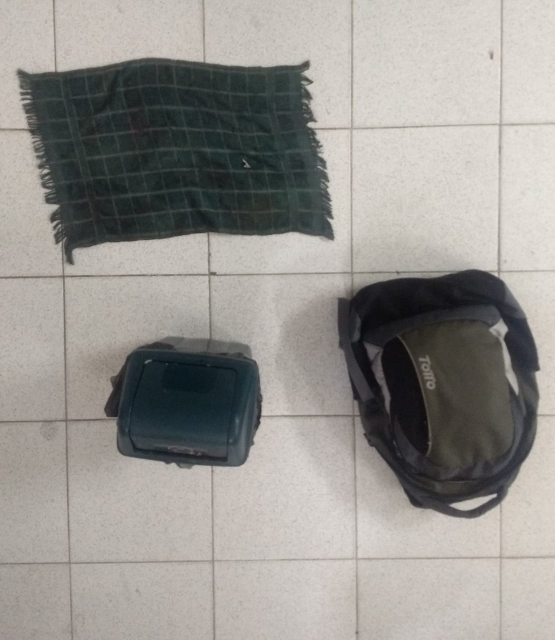
#> input picture 2.jpeg, 1109 x 1280 px, found by its file name (shown at 1/2 size)
$ jupyter execute --allow-errors Resize.ipynb
#> lines starting #> are read from the running program, lines starting #| are printed output that depends on the picture
<a href="https://colab.research.google.com/github/Serbeld/MiniCursoVisionArtificial/blob/master/Resize.ipynb" target="_parent"></a>

[cell 1]
import matplotlib.pyplot as plt
import numpy as np
import cv2

from google.colab import drive
drive.mount('/content/drive')

[cell 2]
methods = ['Original','INTER_NEAREST','Original','INTER_LINEAR','Original', 'INTER_AREA','Original','INTER_CUBIC']

grid = cv2.imread("/content/drive/My Drive/2.jpeg")
#> grid is the input picture: shape (1280, 1109, 3); mean B, G, R 143.4, 147.8, 150.5

gridshape = np.array(grid)
#print(gridshape.shape)

fig, axes = plt.subplots(2, 4, figsize=(16, 8),
                         subplot_kw={'xticks': [], 'yticks': []})

#1k to 500x500px
num_size_max = int((500/1080)*(gridshape.shape[0]))
#> num_size_max = 592
print(num_size_max)
#| 592

size = (num_size_max,num_size_max)
#> size = (592, 592)

for ax, interp_method in zip(axes.flat, methods):
    if interp_method == 'Original':
      grid2 = grid

    if interp_method == 'INTER_NEAREST':
      grid2 = cv2.resize(grid, size,interpolation = cv2.INTER_NEAREST)

    if interp_method == 'INTER_LINEAR':
      grid2 = cv2.resize(grid, size,interpolation = cv2.INTER_LINEAR)

    if interp_method == 'INTER_AREA':
      grid2 = cv2.resize(grid, size,interpolation = cv2.INTER_AREA)

    if interp_method == 'INTER_CUBIC':
      grid2 = cv2.resize(grid, size,interpolation = cv2.INTER_CUBIC)

    grid2 = np.array(grid2)
    ax.imshow(grid2)
    ax.set_title(interp_method)

plt.show()
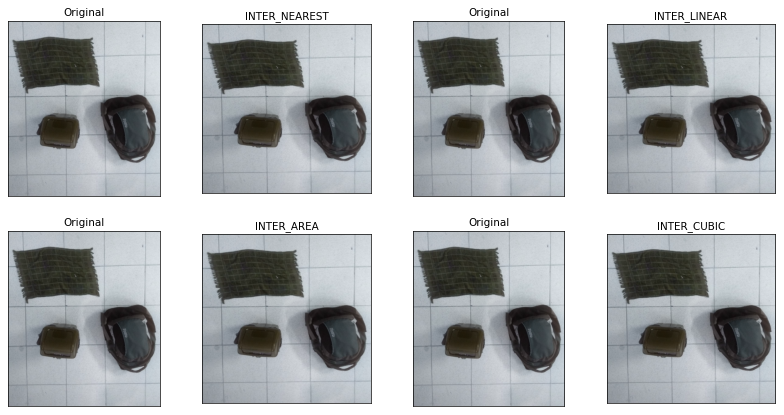
#> figure drawn by matplotlib, 8 panels; B, G, R data is drawn as R, G, B

[cell 3]
methods = ['Original','INTER_NEAREST','Original','INTER_LINEAR','Original', 'INTER_AREA','Original','INTER_CUBIC']

fig, axes = plt.subplots(2, 4, figsize=(16, 8),
                         subplot_kw={'xticks': [], 'yticks': []})

#1k to 500x500px
num_size_max = int((500/1080)*(gridshape.shape[0]))
print(num_size_max)
#| 592

size = (num_size_max,num_size_max)

aporcent = int(num_size_max*0.4)
#> aporcent = 236
bporcent = int(num_size_max*1)
#> bporcent = 592
cporcent = int(num_size_max*0.1)
#> cporcent = 59
dporcent = int(num_size_max*0.7)
#> dporcent = 414

for ax, interp_method in zip(axes.flat, methods):
    if interp_method == 'Original':
      grid2 = grid[int((aporcent/num_size_max)*426):int((bporcent/num_size_max)*426),
                   int((cporcent/num_size_max)*426):int((dporcent/num_size_max)*426)]

    if interp_method == 'INTER_NEAREST':
      grid2 = cv2.resize(grid, size,interpolation = cv2.INTER_NEAREST)
      grid2 = grid2[aporcent:bporcent,cporcent:dporcent]

    if interp_method == 'INTER_LINEAR':
      grid2 = cv2.resize(grid, size,interpolation = cv2.INTER_LINEAR)
      grid2 = grid2[aporcent:bporcent,cporcent:dporcent]

    if interp_method == 'INTER_AREA':
      grid2 = cv2.resize(grid, size,interpolation = cv2.INTER_AREA)
      grid2 = grid2[aporcent:bporcent,cporcent:dporcent]

    if interp_method == 'INTER_CUBIC':
      grid2 = cv2.resize(grid, size,interpolation = cv2.INTER_CUBIC)
      grid2 = grid2[aporcent:bporcent,cporcent:dporcent]

    grid2 = np.array(grid2)
    ax.imshow(grid2)
    ax.set_title(interp_method)
#> this loop made 8 passes
#> pass 1, `grid2 = grid[int((aporcent/num_size_max)*426):int((bporcent/num_size_m..`:
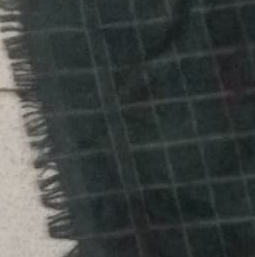
#> grid2: shape (257, 255, 3); mean B, G, R 64.9, 66.6, 61.5

plt.show()
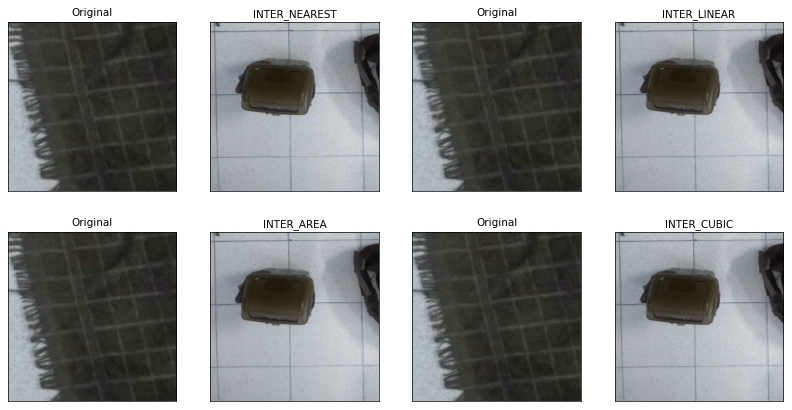
#> figure drawn by matplotlib, 8 panels; B, G, R data is drawn as R, G, B

[cell 4]
methods = ['Original','INTER_NEAREST','Original','INTER_LINEAR','Original', 'INTER_AREA','Original','INTER_CUBIC']

fig, axes = plt.subplots(2, 4, figsize=(16, 8),
                         subplot_kw={'xticks': [], 'yticks': []})

#1k to 500x500px
num_size_max = int((500/1080)*(gridshape.shape[0]))
print(num_size_max)
#| 592

size = (num_size_max,num_size_max)

aporcent = int(num_size_max*0.7)
#> aporcent = 414
bporcent = int(num_size_max*0.9)
#> bporcent = 532
cporcent = int(num_size_max*0.3)
#> cporcent = 177
dporcent = int(num_size_max*0.5)
#> dporcent = 296

for ax, interp_method in zip(axes.flat, methods):
    if interp_method == 'Original':
      grid2 = grid[int((aporcent/num_size_max)*426):int((bporcent/num_size_max)*426),
                   int((cporcent/num_size_max)*426):int((dporcent/num_size_max)*426)]

    if interp_method == 'INTER_NEAREST':
      grid2 = cv2.resize(grid, size,interpolation = cv2.INTER_NEAREST)
      grid2 = grid2[aporcent:bporcent,cporcent:dporcent]

    if interp_method == 'INTER_LINEAR':
      grid2 = cv2.resize(grid, size,interpolation = cv2.INTER_LINEAR)
      grid2 = grid2[aporcent:bporcent,cporcent:dporcent]

    if interp_method == 'INTER_AREA':
      grid2 = cv2.resize(grid, size,interpolation = cv2.INTER_AREA)
      grid2 = grid2[aporcent:bporcent,cporcent:dporcent]

    if interp_method == 'INTER_CUBIC':
      grid2 = cv2.resize(grid, size,interpolation = cv2.INTER_CUBIC)
      grid2 = grid2[aporcent:bporcent,cporcent:dporcent]

    grid2 = np.array(grid2)
    ax.imshow(grid2)
    ax.set_title(interp_method)

plt.show()
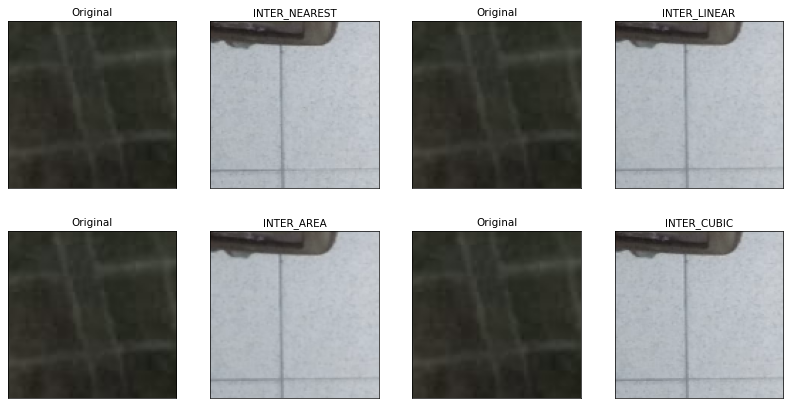
#> figure drawn by matplotlib, 8 panels; B, G, R data is drawn as R, G, B

[cell 5]
methods = ['Original','INTER_NEAREST','Original','INTER_LINEAR','Original', 'INTER_AREA','Original','INTER_CUBIC']

fig, axes = plt.subplots(2, 4, figsize=(16, 8),
                         subplot_kw={'xticks': [], 'yticks': []})

grid = cv2.imread("/content/drive/My Drive/2.jpeg")

gridshape = np.array(grid)
#print(gridshape.shape)

#2k to 500x500px
num_size_max = int((500/2048)*(gridshape.shape[0]))
#> num_size_max = 312
print(num_size_max)
#| 312

size = (num_size_max,num_size_max)
#> size = (312, 312)

for ax, interp_method in zip(axes.flat, methods):
    if interp_method == 'Original':
      grid2 = grid

    if interp_method == 'INTER_NEAREST':
      grid2 = cv2.resize(grid, size,interpolation = cv2.INTER_NEAREST)

    if interp_method == 'INTER_LINEAR':
      grid2 = cv2.resize(grid, size,interpolation = cv2.INTER_LINEAR)

    if interp_method == 'INTER_AREA':
      grid2 = cv2.resize(grid, size,interpolation = cv2.INTER_AREA)

    if interp_method == 'INTER_CUBIC':
      grid2 = cv2.resize(grid, size,interpolation = cv2.INTER_CUBIC)

    grid2 = np.array(grid2)
    ax.imshow(grid2)
    ax.set_title(interp_method)

plt.show()
#> figure, not shown here; B, G, R data is drawn as R, G, B

[cell 6]
methods = ['Original','INTER_NEAREST','Original','INTER_LINEAR','Original', 'INTER_AREA','Original','INTER_CUBIC']

fig, axes = plt.subplots(2, 4, figsize=(16, 8),
                         subplot_kw={'xticks': [], 'yticks': []})

#2k to 500x500px
num_size_max = int((500/2048)*(gridshape.shape[0]))
print(num_size_max)
#| 312

size = (num_size_max,num_size_max)

aporcent = int(num_size_max*0.6)
#> aporcent = 187
bporcent = int(num_size_max*1)
cporcent = int(num_size_max*0.2)
dporcent = int(num_size_max*0.6)

for ax, interp_method in zip(axes.flat, methods):
    if interp_method == 'Original':
      grid2 = grid[int((aporcent/num_size_max)*426):int((bporcent/num_size_max)*426),
                   int((cporcent/num_size_max)*426):int((dporcent/num_size_max)*426)]

    if interp_method == 'INTER_NEAREST':
      grid2 = cv2.resize(grid, size,interpolation = cv2.INTER_NEAREST)
      grid2 = grid2[aporcent:bporcent,cporcent:dporcent]

    if interp_method == 'INTER_LINEAR':
      grid2 = cv2.resize(grid, size,interpolation = cv2.INTER_LINEAR)
      grid2 = grid2[aporcent:bporcent,cporcent:dporcent]

    if interp_method == 'INTER_AREA':
      grid2 = cv2.resize(grid, size,interpolation = cv2.INTER_AREA)
      grid2 = grid2[aporcent:bporcent,cporcent:dporcent]

    if interp_method == 'INTER_CUBIC':
      grid2 = cv2.resize(grid, size,interpolation = cv2.INTER_CUBIC)
      grid2 = grid2[aporcent:bporcent,cporcent:dporcent]

    grid2 = np.array(grid2)
    ax.imshow(grid2)
    ax.set_title(interp_method)
#> this loop made 8 passes
#> pass 1, `grid2 = grid[int((aporcent/num_size_max)*426):int((bporcent/num_size_m..`:
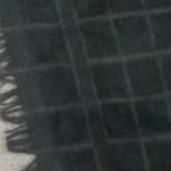
#> grid2: shape (171, 171, 3); mean B, G, R 54.5, 55.7, 49.2
#> pass 2, `grid2 = grid2[aporcent:bporcent,cporcent:dporcent]`:
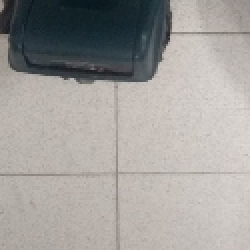
#> grid2: shape (125, 125, 3) (shown 2 times larger); mean B, G, R 155.5, 158.6, 161.2

plt.show()
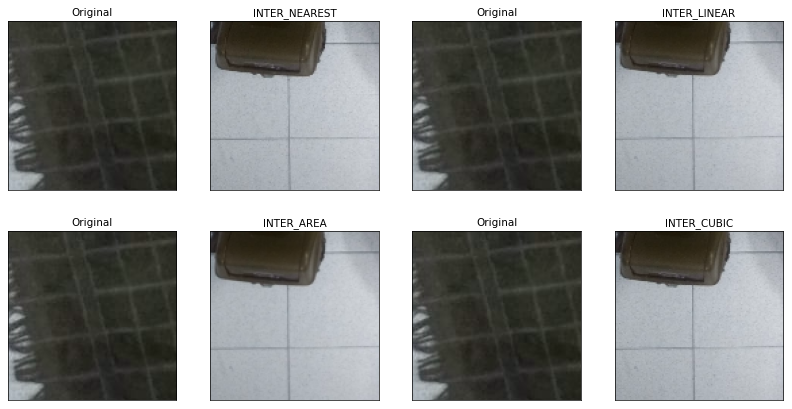
#> figure drawn by matplotlib, 8 panels; B, G, R data is drawn as R, G, B

[cell 7]
methods = ['Original','INTER_NEAREST','Original','INTER_LINEAR','Original', 'INTER_AREA','Original','INTER_CUBIC']

fig, axes = plt.subplots(2, 4, figsize=(16, 8),
                         subplot_kw={'xticks': [], 'yticks': []})

#2k to 500x500px
num_size_max = int((500/2048)*(gridshape.shape[0]))
print(num_size_max)
#| 312

size = (num_size_max,num_size_max)

aporcent = int(num_size_max*0.75)
bporcent = int(num_size_max*0.9)
cporcent = int(num_size_max*0.35)
dporcent = int(num_size_max*0.5)

for ax, interp_method in zip(axes.flat, methods):
    if interp_method == 'Original':
      grid2 = grid[int((aporcent/num_size_max)*426):int((bporcent/num_size_max)*426),
                   int((cporcent/num_size_max)*426):int((dporcent/num_size_max)*426)]

    if interp_method == 'INTER_NEAREST':
      grid2 = cv2.resize(grid, size,interpolation = cv2.INTER_NEAREST)
      grid2 = grid2[aporcent:bporcent,cporcent:dporcent]

    if interp_method == 'INTER_LINEAR':
      grid2 = cv2.resize(grid, size,interpolation = cv2.INTER_LINEAR)
      grid2 = grid2[aporcent:bporcent,cporcent:dporcent]

    if interp_method == 'INTER_AREA':
      grid2 = cv2.resize(grid, size,interpolation = cv2.INTER_AREA)
      grid2 = grid2[aporcent:bporcent,cporcent:dporcent]

    if interp_method == 'INTER_CUBIC':
      grid2 = cv2.resize(grid, size,interpolation = cv2.INTER_CUBIC)
      grid2 = grid2[aporcent:bporcent,cporcent:dporcent]

    grid2 = np.array(grid2)
    ax.imshow(grid2)
    ax.set_title(interp_method)
#> this loop made 8 passes
#> pass 1, `grid2 = grid[int((aporcent/num_size_max)*426):int((bporcent/num_size_m..`:
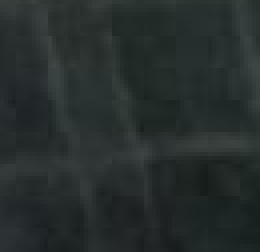
#> grid2: shape (63, 65, 3) (shown 4 times larger); mean B, G, R 45.2, 45.9, 38.8
#> pass 2, `grid2 = grid2[aporcent:bporcent,cporcent:dporcent]`:
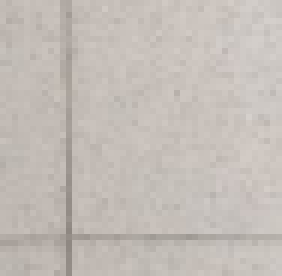
#> grid2: shape (46, 47, 3) (shown 6 times larger); mean B, G, R 183.7, 189.4, 195.9

plt.show()
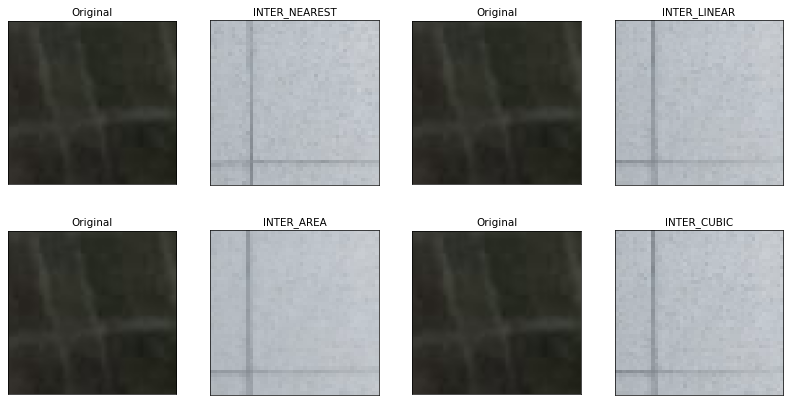
#> figure drawn by matplotlib, 8 panels; B, G, R data is drawn as R, G, B

$ run again, with 1.jpeg copied over 2.jpeg
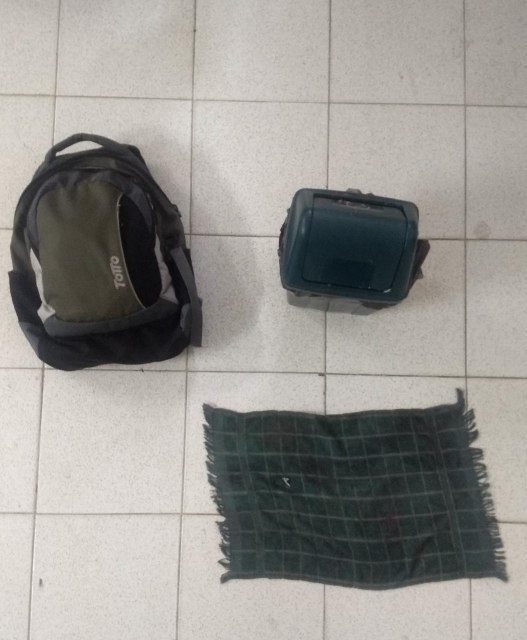
#> input picture 1.jpeg, 1054 x 1280 px, found by its file name (shown at 1/2 size)
#> grid is the input picture: shape (1280, 1054, 3); mean B, G, R 144.7, 149, 151.3
#| 592
#| 592
#| 592
#| 312
#| 312
#> the loop `for ax, interp_method in zip(axes.flat, methods):` made 8 passes
#> pass 1, `grid2 = grid[int((aporcent/num_size_max)*426):int((bporcent/num_size_m..`:
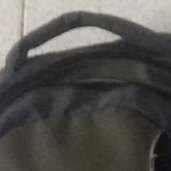
#> grid2: shape (171, 171, 3); mean B, G, R 80, 82.8, 85.1
#| 312
#> the loop `for ax, interp_method in zip(axes.flat, methods):` made 8 passes
#> pass 2, `grid2 = grid2[aporcent:bporcent,cporcent:dporcent]`:
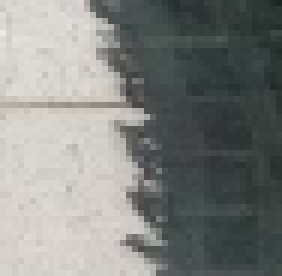
#> grid2: shape (46, 47, 3) (shown 6 times larger); mean B, G, R 128.6, 131.4, 129.2

$ run again, with E1.jpg copied over 2.jpeg
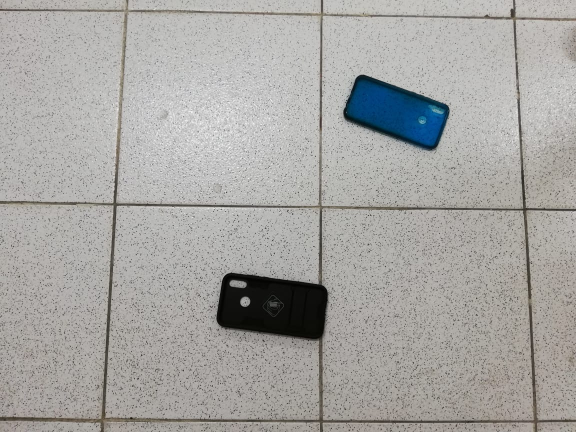
#> input picture E1.jpg, 1152 x 864 px, found by its file name (shown at 1/2 size)
#> grid is the input picture: shape (864, 1152, 3); mean B, G, R 162.7, 165.3, 166.4
#| 400
#| 400
#| 400
#| 210
#| 210
#| 210
#> the loop `for ax, interp_method in zip(axes.flat, methods):` made 8 passes
#> pass 2, `grid2 = grid2[aporcent:bporcent,cporcent:dporcent]`:
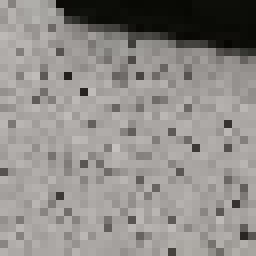
#> grid2: shape (32, 32, 3) (shown 8 times larger); mean B, G, R 137, 140.3, 143.7
